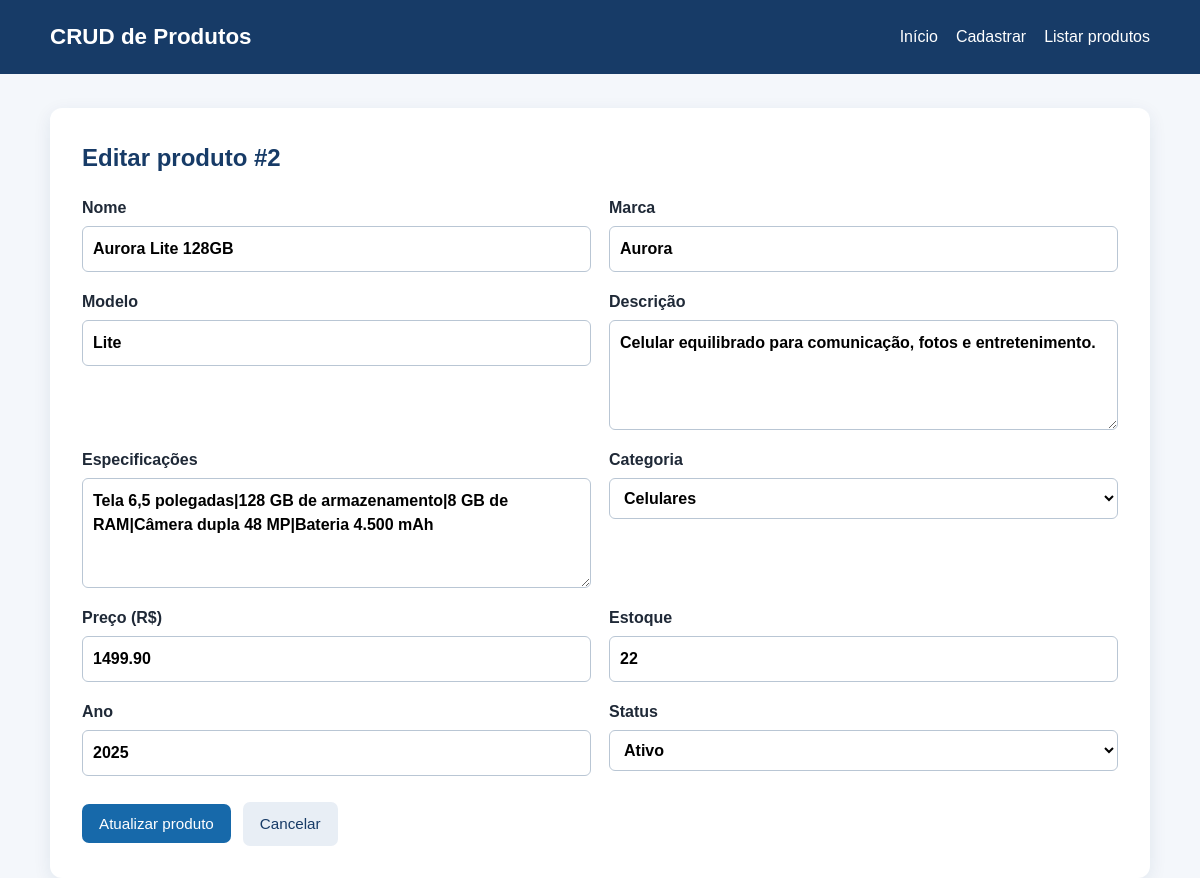
The page /editar.php?id=2 on the database its author committed.
### tables this page shows
CREATE TABLE IF NOT EXISTS produtos (
    id INT UNSIGNED AUTO_INCREMENT PRIMARY KEY,
    nome VARCHAR(120) NOT NULL,
    marca VARCHAR(80) NOT NULL DEFAULT 'Aurora',
    modelo VARCHAR(120) NOT NULL DEFAULT '',
    descricao VARCHAR(2000) NOT NULL,
    especificacoes TEXT NULL,
    categoria ENUM('Celulares', 'Notebooks', 'Tablets', 'Acessórios', 'Áudio', 'Casa inteligente') NOT NULL,
    preco DECIMAL(10,2) UNSIGNED NOT NULL,
    estoque INT UNSIGNED NOT NULL DEFAULT 0,
    ano SMALLINT UNSIGNED NOT NULL,
    status ENUM('Ativo', 'Inativo') NOT NULL DEFAULT 'Ativo',
    criado_em TIMESTAMP NOT NULL DEFAULT CURRENT_TIMESTAMP,
    atualizado_em TIMESTAMP NOT NULL DEFAULT CURRENT_TIMESTAMP ON UPDATE CURRENT_TIMESTAMP,
    INDEX idx_produtos_status (status),
    INDEX idx_produtos_categoria (categoria),
    INDEX idx_produtos_estoque (estoque)
);

### funcoes.php (called while the page is built, shortened)
<?php
function e(?string $valor): string
{
    return htmlspecialchars($valor ?? '', ENT_QUOTES | ENT_SUBSTITUTE, 'UTF-8');
}
function categoriasPermitidas(): array
{
    return ['Celulares', 'Notebooks', 'Tablets', 'Acessórios', 'Áudio', 'Casa inteligente'];
}
function statusPermitidos(): array
{
    return ['Ativo', 'Inativo'];
}

### editar.php (the view, shortened to what this page needs)
<?php
require_once __DIR__ . '/conexao.php';
require_once __DIR__ . '/funcoes.php';
$id = filter_input(
    INPUT_GET,
    'id',
    FILTER_VALIDATE_INT
);
$stmt = $pdo->prepare(
    'SELECT * FROM produtos WHERE id = :id'
);
$stmt->execute([
    'id' => $id
]);
$produto = $stmt->fetch();
$valores = $_SESSION['formulario'] ?? $produto;
?>
<!DOCTYPE html>
<html lang="pt-BR">
<head>
    <link
        rel="stylesheet"
        href="CSS/estilo.css"
    >
</head>
<body>
    <header class="topo">
        <div class="container">
            <h1>CRUD de Produtos</h1>
            <nav>
                <a href="index.php">
                    Início
                </a>
                <a href="cadastro.php">
                    Cadastrar
                </a>
                <a href="listar.php">
                    Listar produtos
                </a>
            </nav>
        </div>
    </header>
    <main class="container">
        <section class="card">
            <h2>
                Editar produto #<?= (int) $id ?>
            </h2>
            <form
                action="atualizar.php"
                method="post"
                class="formulario"
            >
                <label>
                    Nome
                    <input
                        type="text"
                        name="nome"
                        maxlength="120"
                        required
                        value="<?= e((string) ($valores['nome'] ?? '')) ?>"
                    >
                </label>
                <label>
                    Marca
                    <input type="text" name="marca" maxlength="80" required value="<?= e((string) ($valores['marca'] ?? 'Aurora')) ?>">
                </label>
                <label>
                    Modelo
                    <input type="text" name="modelo" maxlength="120" value="<?= e((string) ($valores['modelo'] ?? '')) ?>">
                </label>
                <label>
                    Descrição
                    <textarea
                        name="descricao"
                        required
                    ><?= e((string) ($valores['descricao'] ?? '')) ?></textarea>
                </label>
                <label>
                    Especificações
                    <textarea name="especificacoes" maxlength="2000" placeholder="Separe as especificações com | (ex.: 256 GB | 12 GB RAM | Tela AMOLED)"><?= e((string) ($valores['especificacoes'] ?? '')) ?></textarea>
                </label>
                <label>
                    Categoria
                    <select
                        name="categoria"
                        required
                    >
                        <?php foreach (categoriasPermitidas() as $categoria): ?>
                            <option
                                value="<?= e($categoria) ?>"
                                <?= (($valores['categoria'] ?? '') === $categoria)
                                    ? 'selected'
                                    : '' ?>
                            >
                                <?= e($categoria) ?>
                            </option>
                        <?php endforeach; ?>
                    </select>
                </label>
                <label>
                    Preço (R$)
                    <input
                        type="number"
                        name="preco"
                        min="0"
                        step="0.01"
                        required
                        value="<?= e((string) ($valores['preco'] ?? '')) ?>"
                    >
                </label>
                <label>
                    Estoque
                    <input
                        type="number"
                        name="estoque"
                        min="0"
                        step="1"
                        required
                        value="<?= e((string) ($valores['estoque'] ?? '')) ?>"
                    >
                </label>
                <label>
                    Ano
                    <input
                        type="number"
                        name="ano"
                        min="1900"
                        max="<?= date('Y') ?>"
                        required
                        value="<?= e((string) ($valores['ano'] ?? '')) ?>"
                    >
                </label>
                <label>
                    Status
                    <select
                        name="status"
                        required
                    >
                        <?php foreach (statusPermitidos() as $status): ?>
                            <option
                                value="<?= e($status) ?>"
                                <?= (($valores['status'] ?? '') === $status)
                                    ? 'selected'
                                    : '' ?>
                            >
                                <?= e($status) ?>
                            </option>
                        <?php endforeach; ?>
                    </select>
                </label>
                <div class="acoes">
                    <button
                        class="botao"
                        type="submit"
                    >
                        Atualizar produto
                    </button>
                    <a
                        class="botao secundario"
                        href="listar.php"
                    >
                        Cancelar
                    </a>
                </div>
            </form>
        </section>
    </main>
</body>
</html>

### CSS/estilo.css (style rules this page uses)
* { box-sizing: border-box; }
body { margin: 0; background: #f4f7fb; color: #1f2937; font-family: Arial, sans-serif; line-height: 1.5; }
.container { width: min(1100px, 92%); margin: 0 auto; }
.topo { background: #173b67; color: #fff; padding: 20px 0; margin-bottom: 34px; }
.topo .container { display: flex; justify-content: space-between; align-items: center; gap: 20px; }
.topo h1 { margin: 0; font-size: 1.4rem; }
.topo nav { display: flex; gap: 18px; flex-wrap: wrap; }
.topo a { color: #fff; text-decoration: none; }
.hero, .card { background: #fff; border-radius: 12px; padding: 32px; box-shadow: 0 5px 18px #173b6717; }
.hero h2, .card h2 { color: #173b67; margin-top: 0; }
.acoes { display: flex; gap: 12px; align-items: center; flex-wrap: wrap; }
.botao { display: inline-block; border: 0; border-radius: 7px; background: #1769aa; color: #fff; padding: 11px 17px; text-decoration: none; cursor: pointer; font-size: 0.95rem; }
.botao.secundario { background: #e8eef5; color: #173b67; }
.formulario { display: grid; grid-template-columns: repeat(2, 1fr); gap: 18px; }
.formulario label { display: flex; flex-direction: column; gap: 6px; font-weight: bold; }
.formulario .acoes { grid-column: 1 / -1; margin-top: 8px; }
input, textarea, select { font: inherit; border: 1px solid #b9c6d4; border-radius: 6px; padding: 10px; background: #fff; }
textarea { min-height: 110px; resize: vertical; }
:root { --ink: #24333b; --muted: #6b7b80; --cream: #f7f3ec; --sage: #dce8d8; --green: #355f55; --gold: #d8a84e; }

### rows shown on the page
produtos: nome "Aurora Lite 128GB", marca "Aurora", modelo "Lite", descricao "Celular equilibrado para comunicação, fotos e entretenimento.", especificacoes "Tela 6,5 polegadas|128 GB de armazenamento|8 GB de RAM|Câmera dupla 48 MP|Bateria 4.500 mAh", preco "1499.90", estoque "22", ano "2025"

### other values the page prints
$id "2"
form field categoria "Celulares"
form field status "Ativo"
